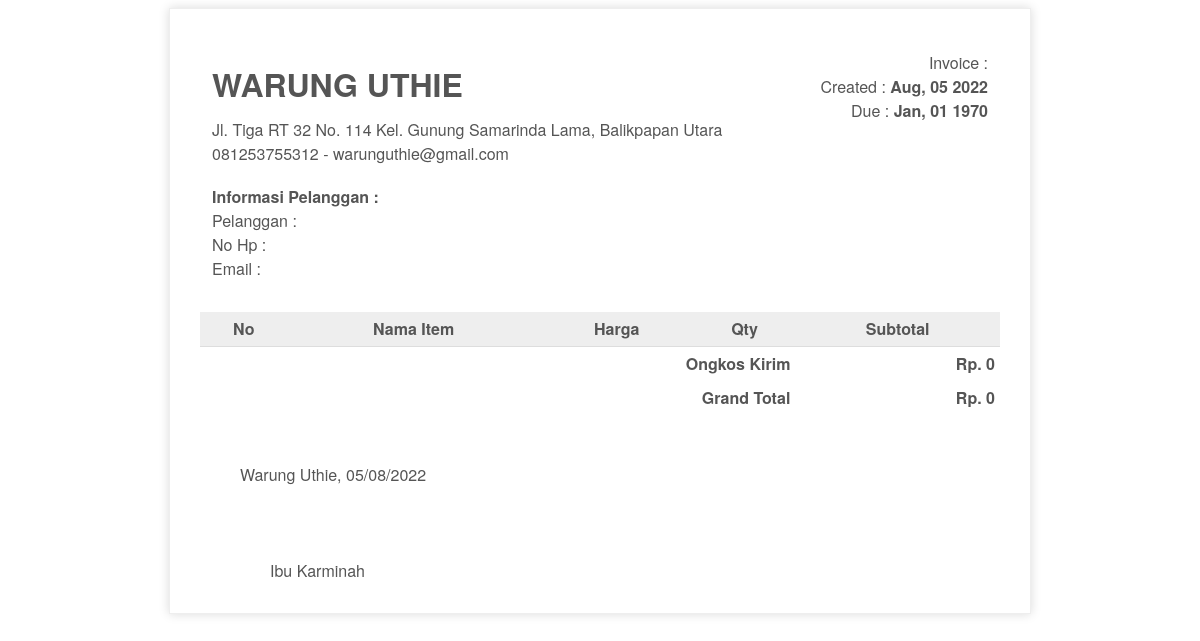
The app's page /admin/invoice.php with its own data.
### tables this page shows
CREATE TABLE `config` (
  `id_config` int(11) NOT NULL,
  `nama` varchar(254) NOT NULL,
  `alamat` text NOT NULL,
  `email` varchar(100) NOT NULL,
  `nohp` varchar(20) NOT NULL,
  `tagline` varchar(254) NOT NULL,
  `ongkir` int(11) NOT NULL
);

### dbconnect.php (called while the page is built, shortened)
<?php
$conn = mysqli_connect("localhost","root","","tokosaw");
$sqlweb = mysqli_query($conn,"SELECT * FROM config ");
$web 	= mysqli_fetch_assoc($sqlweb);
$author = 'Ibu Karminah';
?>

### admin/invoice.php (the view, shortened to what this page needs)
<?php
include '../dbconnect.php';
$orderids = $_GET['id'];
$liatcust = mysqli_query($conn,"select * from login l, cart c where orderid='$orderids' and l.userid=c.userid");
$list = mysqli_fetch_assoc($liatcust);
?>
<!doctype html>
<html>
<head>
</head>
<body>
    <div class="invoice-box">
        <table cellpadding="0" cellspacing="0">
            <tr class="top">
                <td colspan="5">
                    <table>
                        <tr>
                            <td >
                                <h1 style="font-weight: bold"><?=strtoupper($web['nama'])?></h1>
                                <?=$web['alamat']?><br>
                                <?=$web['nohp']?> - <?=$web['email']?>
                            </td>
                            <td>
                                Invoice : <b><?=$list['orderid']?></b><br>
                                Created : <b><?=date('M, d Y')?></b><br>
                                Due : <b><?=date('M, d Y',strtotime($list['tglorder'])) ?></b>
                            </td>
                        </tr>
                    </table>
                </td>
            </tr>
            <tr class="information">
                <td colspan="5">
                    <table>
                        <tr>
                            <td colspan="2">
                                <font style="font-size: 16px; font-weight: bold">Informasi Pelanggan :</font><br>
                                <font style="font-size: 16px;">
                                    Pelanggan : <?=$list['namalengkap']?><br>
                                    No Hp : <?=$list['notelp']?><br>
                                    Email : <?=$list['email']?><br>
                                </font>
                                <br>
                            </td>
                        </tr>
                    </table>
                </td>
            </tr>
            <tr class="heading">
                <td> No </td>
                <td> Nama Item </td>
                <td> Harga </td>
                <td> Qty </td>
                <td> Subtotal </td>
            </tr>
            <tr class="total" >
                <td colspan="4" style="text-align: right;"><b>Ongkos Kirim</b></td>
                <td style="text-align: right;">
                    Rp. <?=number_format($list['ongkir'])?>
                </td>
            </tr>
            <tr class="total" >
                <td colspan="4" style="text-align: right;"><b>Grand Total</b></td>
                <td style="text-align: right;">
                    Rp. <?=number_format($akhir + $list['ongkir'])?>
                </td>
            </tr>
        </table>
        <br><br>
        <tr>
            <font  style="margin-left: 40px;"><?=$web['nama']?>, <?=date('d/m/Y')?></font>
            <br><br><br><br>
            <font  style="margin-left: 70px;"><?=$author?></font>
        </tr>
    </div>
</body>
</html>

### admin/invoice.php (style rules this page uses)
.invoice-box { max-width: 800px; margin: auto; padding: 30px; border: 1px solid #eee; box-shadow: 0 0 10px rgba(0, 0, 0, .15); font-size: 16px; line-height: 24px; font-family: 'Helvetica Neue', 'Helvetica', Helvetica, Arial, sans-serif; color: #555; }
.invoice-box table { width: 100%; line-height: inherit; text-align: left; }
.invoice-box table td { padding: 5px; vertical-align: top; }
.invoice-box table tr td:nth-child(2) { text-align: right; }
.invoice-box table tr.top table td { padding-bottom: 0px; }
.invoice-box table tr.information table td { padding-bottom: 0px; }
.invoice-box table tr.heading td { background: #eee; border-bottom: 1px solid #ddd; font-weight: bold; text-align:center; }
.invoice-box table tr.total { border-top: 2px solid #eee; font-weight: bold; }

### records on screen
config: nama "WARUNG UTHIE", alamat "Jl. Tiga RT 32 No. 114 Kel. Gunung Samarinda Lama, Balikpapan Utara", nohp "081253755312", email "warunguthie@gmail.com", nama "Warung Uthie"

### other values on screen
date('M, d Y',strtotime($list['tglorder'])) "Jan, 01 1970"
$list['ongkir'] "0"
$akhir + $list['ongkir'] "0"
$author "Ibu Karminah"
